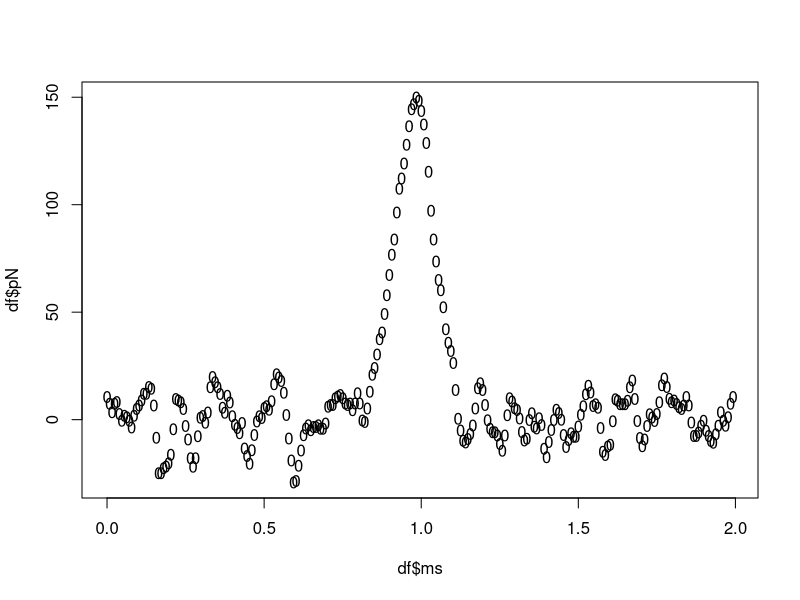
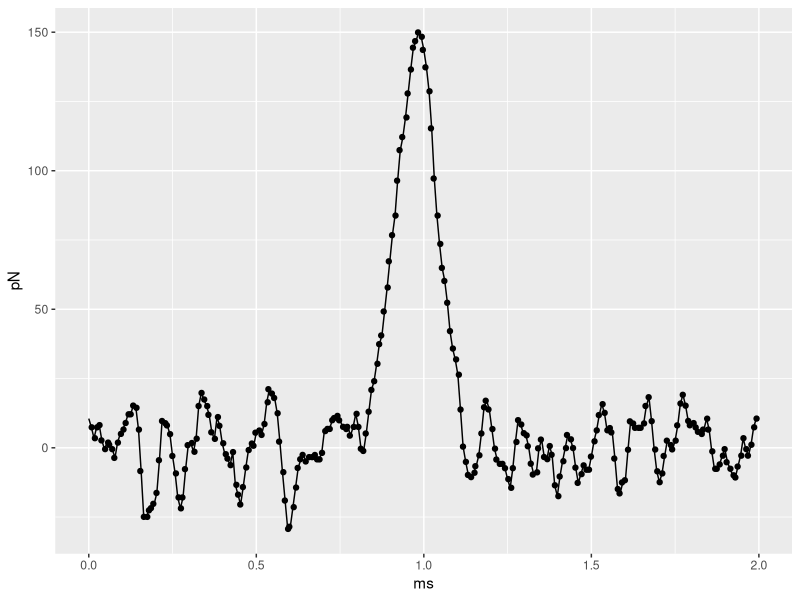
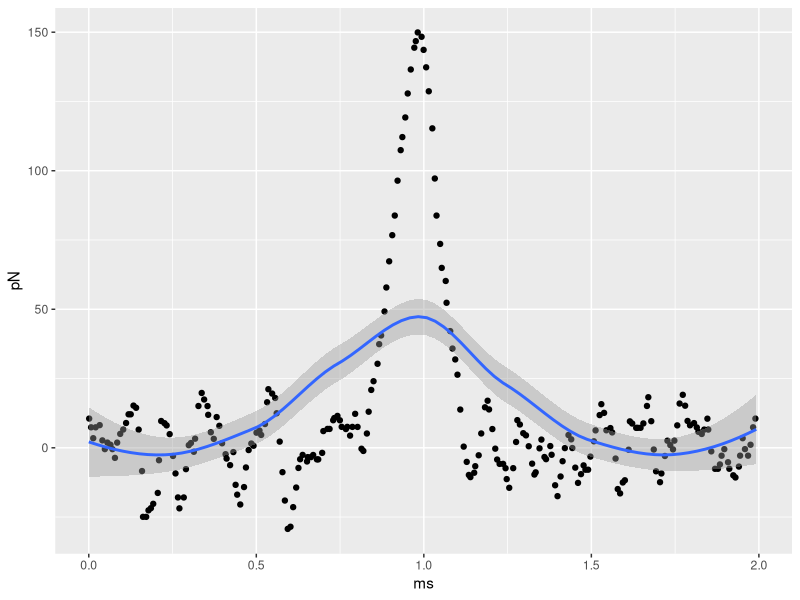
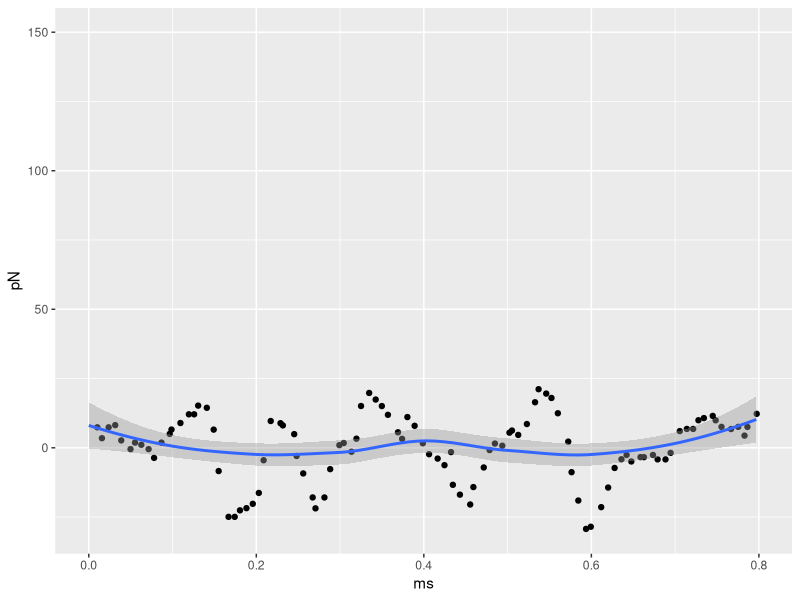
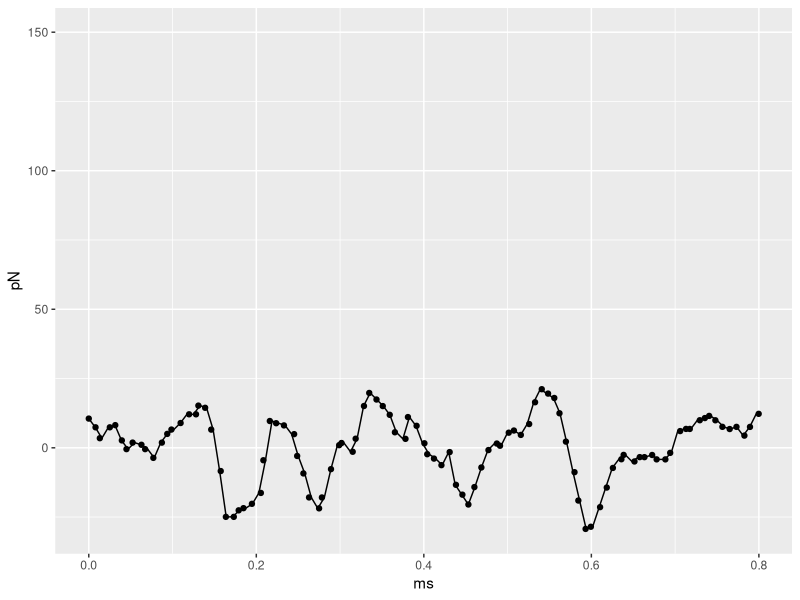
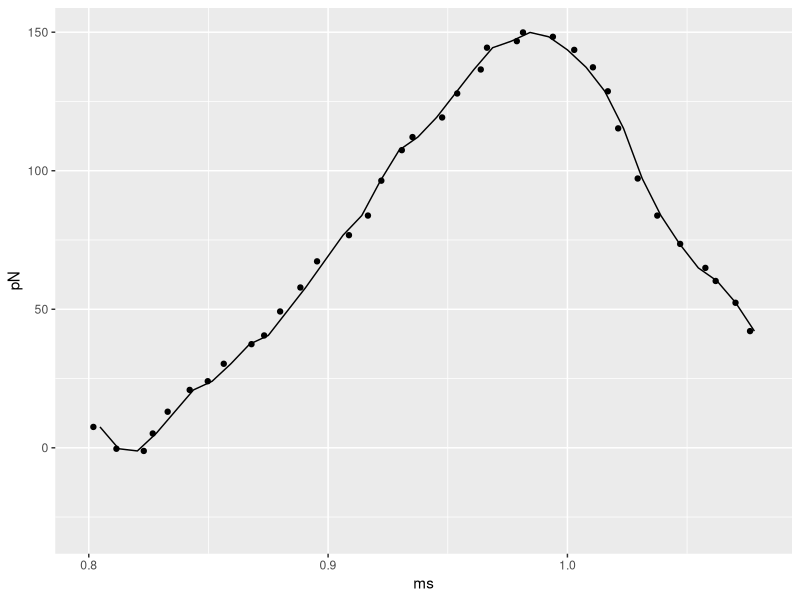
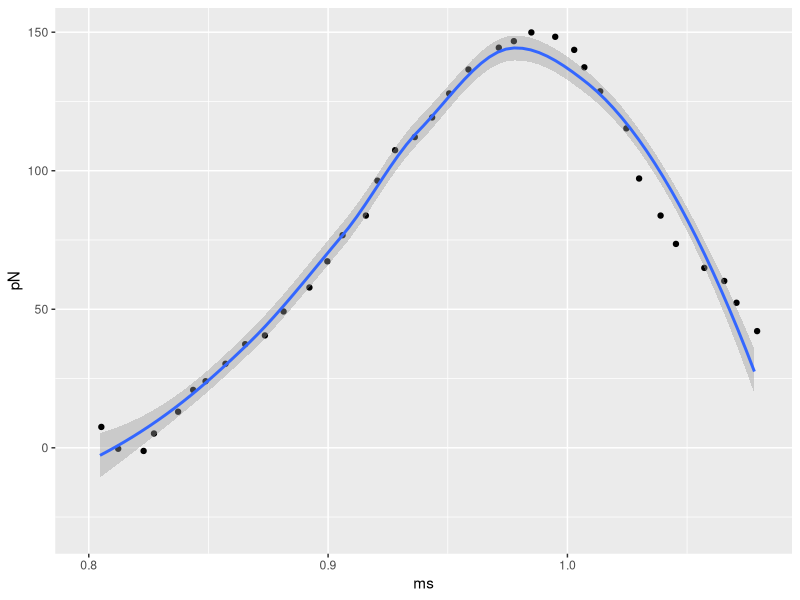

Recreate these plots in R, in order. (Note: this script raises an error after producing the figures.)
## Research Question 2
# What is the starting point (touching point) (Astrid and Audrey)
# - output : from t vs F table, use conversion factor from (1)
# - fitting (linear interpolation)


## loading libraries
library(ggplot2)

## read file
df = read.delim("F_vs_t_curves/20200619_MG1655_OMV_Prot15_50uM_Colistin.005.pfc-4069_ForceCurveIndex_45647.spm - NanoScope Analysis_F_vs_t.txt")
names(df)

## first EDA
plot(df$ms, df$pN, pch = "0")

# whole graph raw data
ggplot(df) +
  geom_jitter(aes(x = ms, y = pN)) +
  geom_line(aes(x = ms, y = pN)) +
  scale_x_continuous(limits = c(0,2))

# smooth loess trend
ggplot(df) +
  geom_jitter(aes(x = ms, y = pN)) +
  geom_smooth(aes(x = ms, y = pN), method = "loess", bin = 0.10) +
  scale_x_continuous(limits = c(0,2))

##  window interpolation

# starting point points
ggplot(df) +
  geom_jitter(aes(x = ms, y = pN)) +
  geom_smooth(aes(x = ms, y = pN), method = "loess", bin = 0.10) +
  scale_x_continuous(limits = c(0,0.8)) 

ggplot(df) +
  geom_jitter(aes(x = ms, y = pN)) +
  geom_line(aes(x = ms, y = pN), method = "loess", bin = 0.10) +
  scale_x_continuous(limits = c(0.0,0.8)) 

# max
ggplot(df) +
  geom_jitter(aes(x = ms, y = pN)) +
  geom_line(aes(x = ms, y = pN)) +
  scale_x_continuous(limits = c(0.8,1.08))
ggplot(df) +
  geom_jitter(aes(x = ms, y = pN)) +
  geom_smooth(aes(x = ms, y = pN), method = "loess", bin = 0.10) +
  scale_x_continuous(limits = c(0.8,1.08)) 

# intersection 
# first model 
class(df$ms)
dfmax = df[df$ms %in% 0.8:1.08,]
df$new = df$ms[df$ms ]
model1 = lm(pN ~ ms, data= dfmax)

model <- lm(y ~ x, data = mydf)
